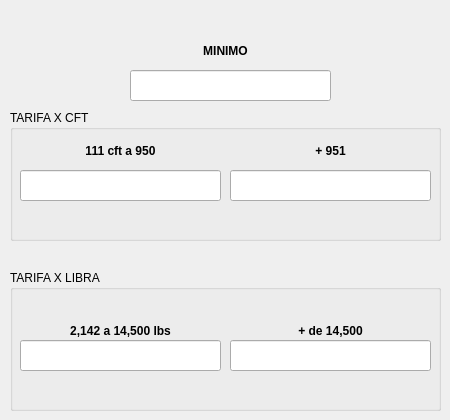
     <widget class="QWidget" name="tab_5">
      <attribute name="title">
       <string>TARIFA LCL</string>
      </attribute>
      <widget class="QLabel" name="label_8">
       <property name="geometry">
        <rect>
         <x>190</x>
         <y>40</y>
         <width>71</width>
         <height>21</height>
        </rect>
       </property>
       <property name="font">
        <font>
         <pointsize>9</pointsize>
         <weight>75</weight>
         <bold>true</bold>
        </font>
       </property>
       <property name="text">
        <string>MINIMO</string>
       </property>
       <property name="alignment">
        <set>Qt::AlignCenter</set>
       </property>
      </widget>
      <widget class="QLineEdit" name="lineEdit_region_minimo">
       <property name="geometry">
        <rect>
         <x>130</x>
         <y>70</y>
         <width>201</width>
         <height>31</height>
        </rect>
       </property>
      </widget>
      <widget class="QGroupBox" name="groupBox">
       <property name="geometry">
        <rect>
         <x>10</x>
         <y>110</y>
         <width>431</width>
         <height>131</height>
        </rect>
       </property>
       <property name="title">
        <string>TARIFA X CFT </string>
       </property>
       <widget class="QLineEdit" name="lineEdit_region_951mas">
        <property name="geometry">
         <rect>
          <x>220</x>
          <y>60</y>
          <width>201</width>
          <height>31</height>
         </rect>
        </property>
       </widget>
       <widget class="QLineEdit" name="lineEdit_region_111a950">
        <property name="geometry">
         <rect>
          <x>10</x>
          <y>60</y>
          <width>201</width>
          <height>31</height>
         </rect>
        </property>
       </widget>
       <widget class="QLabel" name="label_14">
        <property name="geometry">
         <rect>
          <x>230</x>
          <y>30</y>
          <width>181</width>
          <height>21</height>
         </rect>
        </property>
        <property name="font">
         <font>
          <pointsize>9</pointsize>
          <weight>75</weight>
          <bold>true</bold>
         </font>
        </property>
        <property name="text">
         <string>+ 951</string>
        </property>
        <property name="alignment">
         <set>Qt::AlignCenter</set>
        </property>
       </widget>
       <widget class="QLabel" name="label_13">
        <property name="geometry">
         <rect>
          <x>10</x>
          <y>30</y>
          <width>201</width>
          <height>21</height>
         </rect>
        </property>
        <property name="font">
         <font>
          <pointsize>9</pointsize>
          <weight>75</weight>
          <bold>true</bold>
         </font>
        </property>
        <property name="text">
         <string>111 cft a 950</string>
        </property>
        <property name="alignment">
         <set>Qt::AlignCenter</set>
        </property>
       </widget>
      </widget>
      <widget class="QGroupBox" name="groupBox_2">
       <property name="geometry">
        <rect>
         <x>10</x>
         <y>270</y>
         <width>431</width>
         <height>141</height>
        </rect>
       </property>
       <property name="title">
        <string>TARIFA X LIBRA </string>
       </property>
       <widget class="QLineEdit" name="lineEdit_region_lbs_14500">
        <property name="geometry">
         <rect>
          <x>220</x>
          <y>70</y>
          <width>201</width>
          <height>31</height>
         </rect>
        </property>
       </widget>
       <widget class="QLabel" name="label_15">
        <property name="geometry">
         <rect>
          <x>10</x>
          <y>50</y>
          <width>201</width>
          <height>21</height>
         </rect>
        </property>
        <property name="font">
         <font>
          <pointsize>9</pointsize>
          <weight>75</weight>
          <bold>true</bold>
         </font>
        </property>
        <property name="text">
         <string>2,142 a 14,500 lbs</string>
        </property>
        <property name="alignment">
         <set>Qt::AlignCenter</set>
        </property>
       </widget>
       <widget class="QLabel" name="label_16">
        <property name="geometry">
         <rect>
          <x>220</x>
          <y>50</y>
          <width>201</width>
          <height>21</height>
         </rect>
        </property>
        <property name="font">
         <font>
          <pointsize>9</pointsize>
          <weight>75</weight>
          <bold>true</bold>
         </font>
        </property>
        <property name="text">
         <string>+ de 14,500</string>
        </property>
        <property name="alignment">
         <set>Qt::AlignCenter</set>
        </property>
       </widget>
       <widget class="QLineEdit" name="lineEdit_region_lbs_2142a14500">
        <property name="geometry">
         <rect>
          <x>10</x>
          <y>70</y>
          <width>201</width>
          <height>31</height>
         </rect>
        </property>
       </widget>
      </widget>
     </widget>
